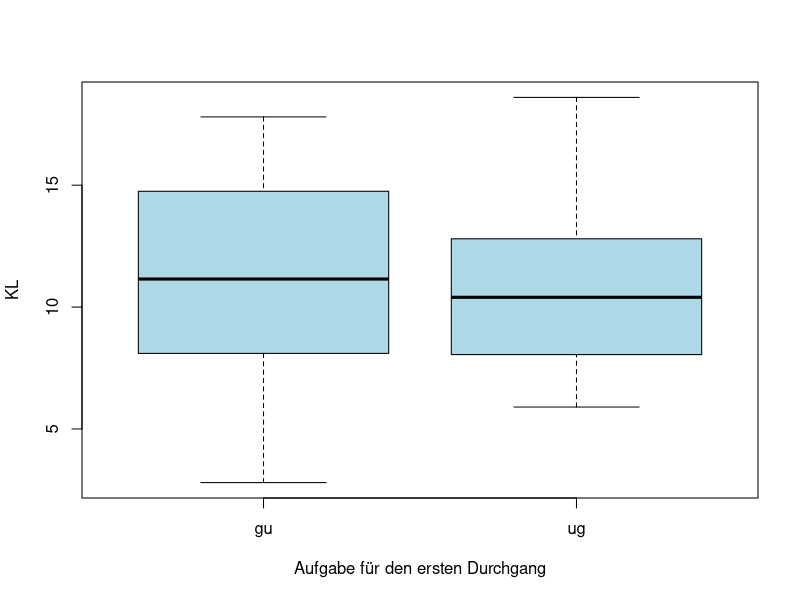
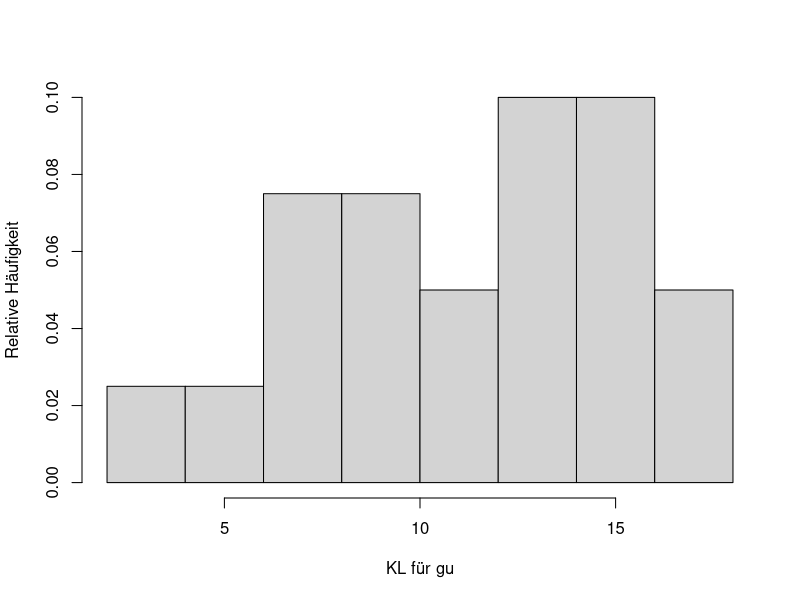
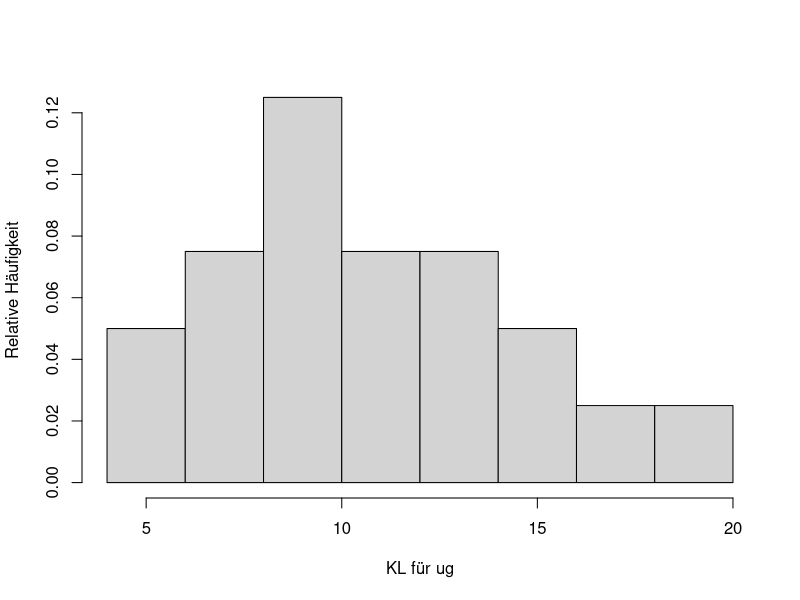

Reproduce these figures in R, in order. (Note: this script raises an error after producing the figures.)
df <- read.table("Konzentrationsdaten.txt", header=TRUE)
head(df)

# Extremwerte wegwerfen:
df <- df[df$id != "14",]

# Aufgabe 1

df_durchgang1 <- df[df$durchgang == "1", ]
df_durchgang1_gu <- df[df$durchgang == "1" & df$test_typ == "gu", ]
df_durchgang1_ug <- df[df$durchgang == "1" & df$test_typ == "ug", ]

boxplot(df_durchgang1_gu$KL,
        df_durchgang1_ug$KL,
        names = c("gu", "ug"),
        ylab = "KL",
        xlab = "Aufgabe für den ersten Durchgang", horizontal = FALSE, col = "lightblue")

hist(df_durchgang1_gu$KL, xlab = "KL für gu", 
     ylab = "Relative Häufigkeit", probability = TRUE, main = "")

hist(df_durchgang1_ug$KL, xlab = "KL für ug", 
     ylab = "Relative Häufigkeit", probability = TRUE, main = "")

# Rechne Kolmogorov-Smirnov-Test auf Normalverteilung
# Berechne dazu arithmetisches Mittel als e-treuen Schätzer für mu und 
# Stichprobenvarianz als e-treuen Schätzer der Varianz

mu <- mean(df_durchgang1$KL)
# 10.17805
stand_abw <- sd(df_durchgang1$KL)
# 45.08926

# ks.test aus base R als Test auf Normalverteilung
ks.test(df_durchgang1$KL, y="pnorm", mean=mu, sd=sqrt(sigma2))

# Asymptotic one-sample Kolmogorov-Smirnov test
# 
# data:  df_durchgang1$KL
# D = 0.21325, p-value = 0.04804
# alternative hypothesis: two-sided

# Wir verwerfen die H0, dass sie aus einer N(mu, sqrt(sigma2))-Verteilung stammen
# -> die Daten sind nicht normalverteilt

wilcox.test(df_durchgang1_gu$KL, df_durchgang1_ug$KL, alternative = "two.sided")

# Wilcoxon rank sum test with continuity correction
# 
# data:  df_durchgang1_gu$KL and df_durchgang1_ug$KL
# W = 218, p-value = 0.8449
# alternative hypothesis: true location shift is not equal to 0

# -> keine signifikante Unterschiede


# Aufgabe 2
df_ohne_gruppen <- df[, -c(df$gruppe)]
head(df_ohne_gruppen)
